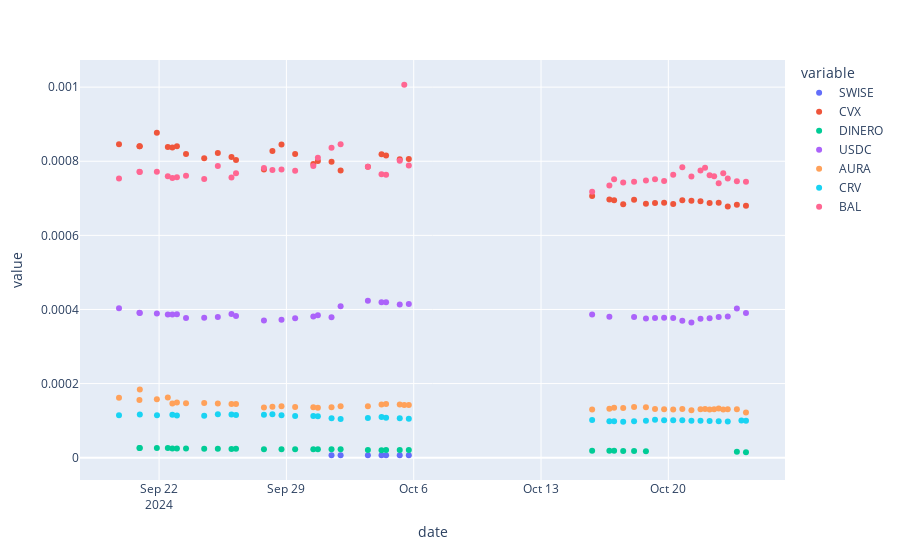

The notebook cell saved with this chart:
### Code cell
px.scatter(achieved_eth_price_df)
